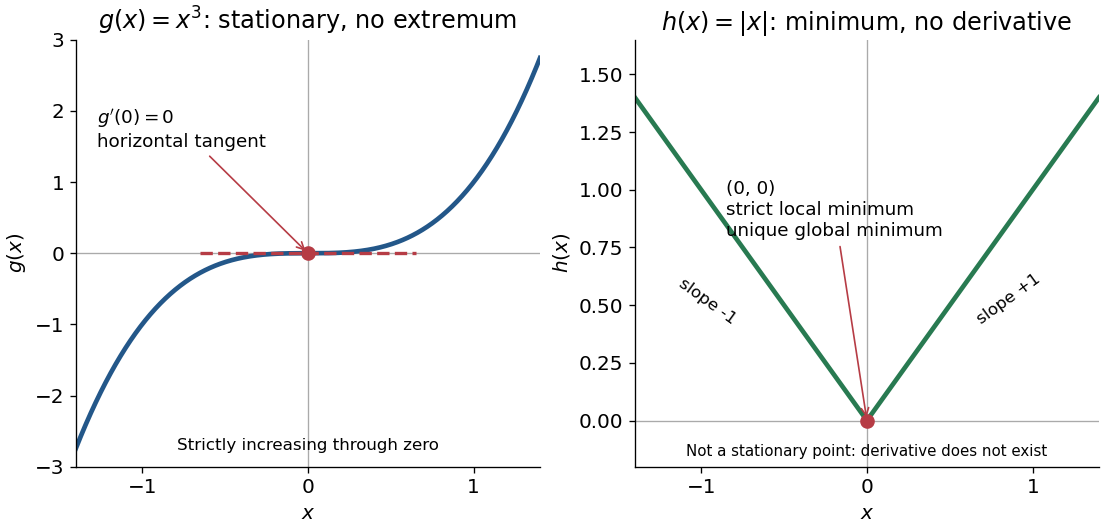

Python code for this plot:
"""Contrast an increasing cubic's stationary point and an absolute-value corner.

Run from _media; save the matching opaque PNG in the current directory.
Tested with Python 3.14.4, NumPy 2.3.5 and Matplotlib 3.10.7.
"""
from pathlib import Path

import matplotlib

matplotlib.use("Agg")
import matplotlib.pyplot as plt
import numpy as np


def main():
    plt.rcParams.update({"font.size": 12, "axes.spines.top": False,
                         "axes.spines.right": False})
    fig, axes = plt.subplots(1, 2, figsize=(9.2, 4.4), dpi=120,
                             constrained_layout=True, facecolor="white")
    x = np.linspace(-1.4, 1.4, 561)
    for ax in axes:
        ax.set_facecolor("white")
        ax.axhline(0, color="#aaaaaa", linewidth=0.8, zorder=0)
        ax.axvline(0, color="#aaaaaa", linewidth=0.8, zorder=0)
        ax.set(xlim=(-1.4, 1.4), xlabel=r"$x$")
        ax.set_xticks([-1, 0, 1])
    axes[0].plot(x, x**3, color="#235789", linewidth=2.8)
    axes[0].plot([-0.65, 0.65], [0, 0], color="#b63c45",
                 linestyle="--", linewidth=2)
    axes[0].scatter([0], [0], color="#b63c45", s=60, zorder=5)
    axes[0].annotate(r"$g'(0)=0$" "\nhorizontal tangent", xy=(0, 0),
                     xytext=(-1.27, 1.5), fontsize=11,
                     arrowprops={"arrowstyle": "->", "color": "#b63c45"})
    axes[0].set(ylim=(-3, 3), ylabel=r"$g(x)$",
                title=r"$g(x)=x^3$: stationary, no extremum")
    axes[0].text(0.5, 0.04, "Strictly increasing through zero",
                 transform=axes[0].transAxes, ha="center", fontsize=10)
    axes[1].plot(x, np.abs(x), color="#287a51", linewidth=2.8)
    axes[1].scatter([0], [0], color="#b63c45", s=60, zorder=5)
    axes[1].annotate("(0, 0)\nstrict local minimum\nunique global minimum",
                     xy=(0, 0), xytext=(-0.85, 0.8), fontsize=11,
                     arrowprops={"arrowstyle": "->", "color": "#b63c45"})
    axes[1].text(-1.15, 0.42, "slope -1", rotation=-36, fontsize=10)
    axes[1].text(0.65, 0.42, "slope +1", rotation=36, fontsize=10)
    axes[1].set(ylim=(-0.2, 1.65), ylabel=r"$h(x)$",
                title=r"$h(x)=|x|$: minimum, no derivative")
    axes[1].text(0.5, 0.025, "Not a stationary point: derivative does not exist",
                 transform=axes[1].transAxes, ha="center", fontsize=9)
    fig.savefig(Path.cwd() / "stationary-point-and-corner-minimum.png",
                facecolor="white", transparent=False)
    plt.close(fig)


if __name__ == "__main__":
    main()
